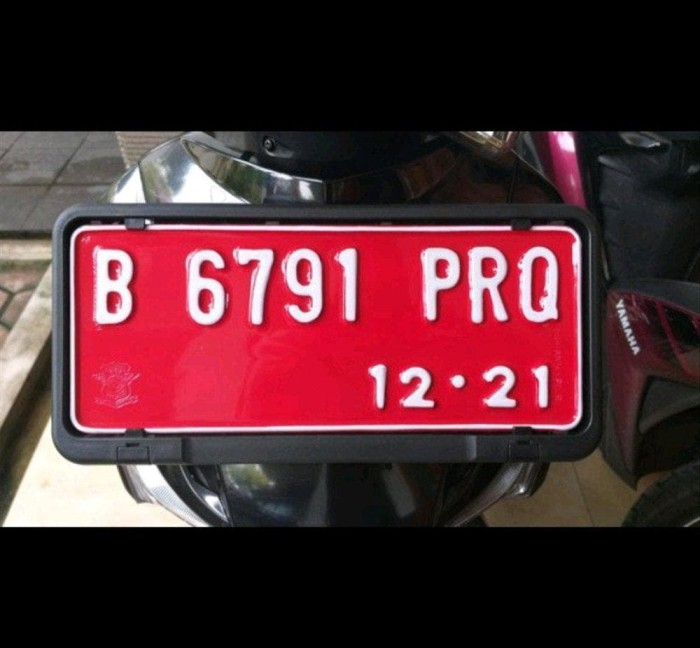
#> input picture data/platmerah.jpg, 700 x 648 px
$ python cache.py
#> lines starting #> are read from the running program, lines starting #| are printed output that depends on the picture; after the words box and inside, x2 and y2 are one past the last pixel; in counts of white or black regions, pixels touching at a corner belong together
import cv2 as cv
import numpy as np
from matplotlib import pyplot as plt

# Fungsi untuk mengklasifikasikan warna kendaraan
def classify_color(mask_black, mask_white, mask_yellow, mask_red):
    # Hitung jumlah piksel warna pada setiap mask
    count_black = cv.countNonZero(mask_black)
    count_white = cv.countNonZero(mask_white)
    count_yellow = cv.countNonZero(mask_yellow)
    count_red = cv.countNonZero(mask_red)

    # Klasifikasi berdasarkan jumlah piksel warna
    if count_red > count_black and count_red > count_white and count_red > count_yellow:
        return "Kendaraan Pemerintah"
    elif count_black > count_white and count_black > count_yellow and count_black > count_red:
        return "Kendaraan Pribadi"
    elif count_white > count_black and count_white > count_yellow and count_white > count_red:
        return "Kendaraan Pribadi"
    elif count_yellow > count_black and count_yellow > count_white and count_yellow > count_red:
        return "Kendaraan Umum"
    else:
        return "Tidak Diketahui"

# Fungsi untuk melakukan segmentasi warna pada citra HSV
def segment_color(hsv_plate):
    # Tentukan rentang warna untuk hitam, putih, kuning, dan merah
    lower_black = np.array([0, 0, 0])
    upper_black = np.array([180, 255, 30])

    lower_white = np.array([0, 0, 200])
    upper_white = np.array([180, 30, 255])

    lower_yellow = np.array([20, 100, 100])
    upper_yellow = np.array([40, 255, 255])

    lower_red1 = np.array([0, 100, 100])
    upper_red1 = np.array([10, 255, 255])
    lower_red2 = np.array([160, 100, 100])
    upper_red2 = np.array([180, 255, 255])

    # Buat mask untuk setiap warna
    mask_black = cv.inRange(hsv_plate, lower_black, upper_black)
    mask_white = cv.inRange(hsv_plate, lower_white, upper_white)
    mask_yellow = cv.inRange(hsv_plate, lower_yellow, upper_yellow)
    mask_red1 = cv.inRange(hsv_plate, lower_red1, upper_red1)
    mask_red2 = cv.inRange(hsv_plate, lower_red2, upper_red2)
    mask_red = cv.bitwise_or(mask_red1, mask_red2)

    return mask_black, mask_white, mask_yellow, mask_red

# Load gambar plat nomor
img = cv.imread('data/platmerah.jpg')
#> img is the input picture: shape (648, 700, 3); mean B, G, R 46.9, 41.1, 78.3

# Prapengolahan
# Normalisasi Cahaya
kernel = cv.getStructuringElement(cv.MORPH_ELLIPSE, (20, 20))
img_opening = cv.morphologyEx(img, cv.MORPH_OPEN, kernel)
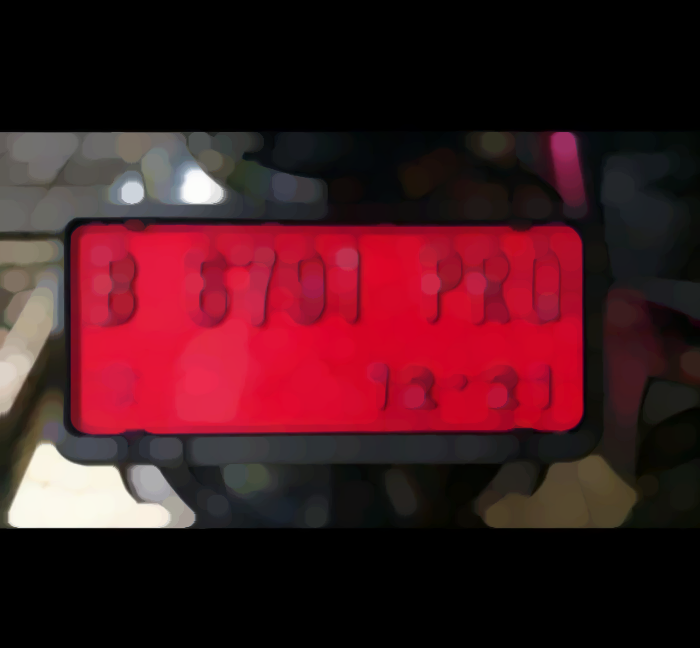
#> img_opening: shape (648, 700, 3); mean B, G, R 31.4, 25.2, 68.5
img_norm = img - img_opening

# Konversi citra keabuan (grayscale)
img_gray = cv.cvtColor(img_norm, cv.COLOR_BGR2GRAY)
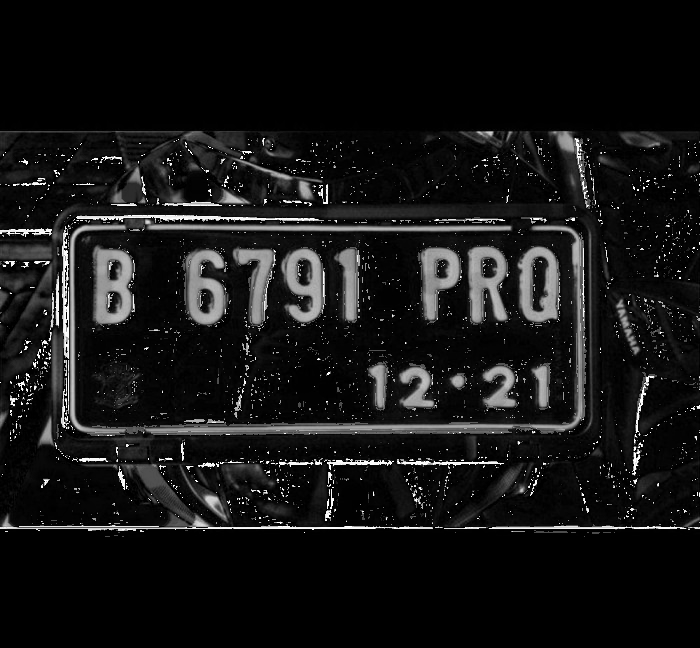
#> img_gray: shape (648, 700); min 0, max 255, mean 20.9

# Thresholding menggunakan metode Otsu
_, img_thresh = cv.threshold(img_gray, 0, 255, cv.THRESH_BINARY + cv.THRESH_OTSU)
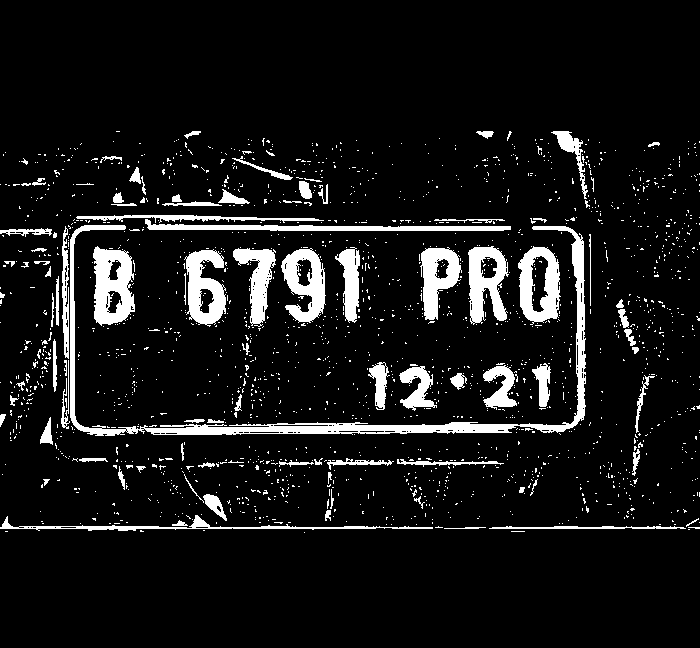
#> img_thresh: shape (648, 700); 8.8% white; 1848 white regions (1750 under 20 px)

# Deteksi plat menggunakan contours
contours_vehicle, _ = cv.findContours(img_thresh, cv.RETR_TREE, cv.CHAIN_APPROX_SIMPLE)
#> contours_vehicle = 2068 contours, 1988 with area under 20; largest, box (x1, y1, x2, y2) and area: (70, 225, 586, 436) 6004, (93, 246, 135, 326) 2546, (518, 246, 561, 325) 2530, (281, 248, 326, 323) 2076, (184, 249, 226, 327) 2061

# Cek jumlah contours
index_plate_candidate = []

for contour_vehicle in contours_vehicle:
    x, y, w, h = cv.boundingRect(contour_vehicle)
    aspect_ratio = w / h
    if w >= 200 and aspect_ratio <= 4:
        index_plate_candidate.append(contour_vehicle)
#> this loop made 2068 passes
#> (x, y, w, h, aspect_ratio) on passes 1, 5, 7: (304, 532, 1, 1, 1), (140, 530, 4, 2, 2), (688, 527, 12, 2, 6)
#> after the loop, index_plate_candidate = 1 contour; box (x1, y1, x2, y2) and area: (70, 225, 586, 436) 6004

if len(index_plate_candidate) == 0:
    print("Plat nomor tidak ditemukan")
else:
    plate_candidate = max(index_plate_candidate, key=cv.contourArea)
#> plate_candidate = contour of 536 points, box (x1, y1, x2, y2) (70, 225, 586, 436), area 6004
    x_plate, y_plate, w_plate, h_plate = cv.boundingRect(plate_candidate)
#> x_plate = 70; y_plate = 225; w_plate = 516; h_plate = 211
    cv.rectangle(img, (x_plate, y_plate), (x_plate + w_plate, y_plate + h_plate), (0, 255, 0), 5)
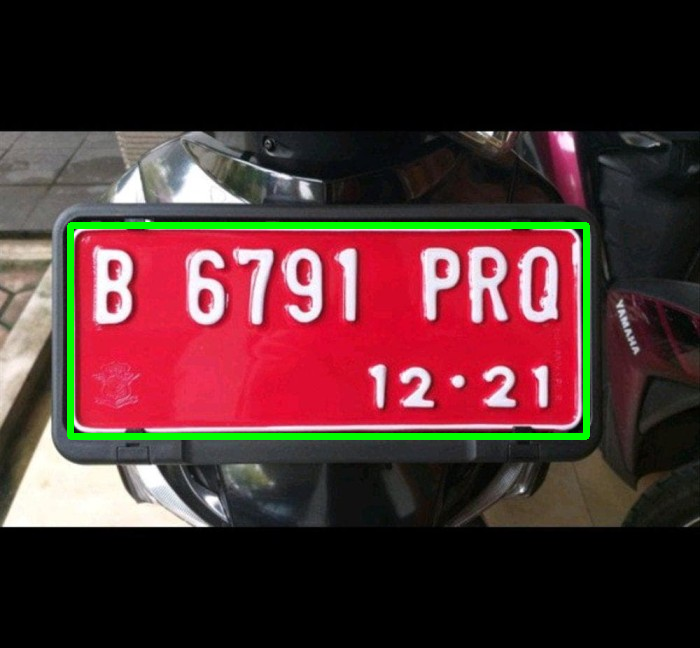
#> img: shape (648, 700, 3); 2.24% of pixels changed, all inside (x1, y1, x2, y2) = (67, 222, 590, 440)
    plate_roi = img[y_plate:y_plate + h_plate, x_plate:x_plate + w_plate]
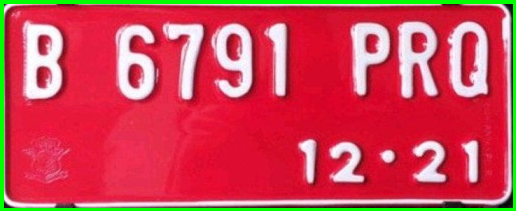
#> plate_roi: shape (211, 516, 3); mean B, G, R 84.2, 69.2, 205.6

    # Crop gambar menggunakan koordinat plat nomor yang terdeteksi
    cropped_img = img[y_plate:y_plate + h_plate, x_plate:x_plate + w_plate]

    # Segmentasi Warna
    # Konversi ke model warna HSV
    hsv_plate = cv.cvtColor(cropped_img, cv.COLOR_BGR2HSV)
#> hsv_plate: shape (211, 516, 3); mean H, S, V 165.8, 189.5, 217.7

    # Lakukan segmentasi warna pada citra HSV
    mask_black, mask_white, mask_yellow, mask_red = segment_color(hsv_plate)
#> in segment_color, `mask_black = cv.inRange(hsv_plate, lower_black, upper_black)`: mask_black: shape (211, 516); 0.21% white; 13 white regions (10 under 20 px), largest, box (x1, y1, x2, y2) and area: (498, 193, 513, 208) 94, (446, 204, 469, 208) 60, (507, 4, 513, 18) 38
#> in segment_color, `mask_white = cv.inRange(hsv_plate, lower_white, upper_white)`:
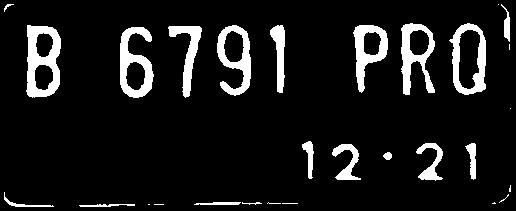
#> mask_white: shape (211, 516); 9.7% white; 29 white regions (10 under 20 px), largest, box (x1, y1, x2, y2) and area: (26, 25, 61, 98) 1508, (120, 27, 154, 98) 1222, (401, 23, 435, 95) 1140
#> in segment_color, `mask_yellow = cv.inRange(hsv_plate, lower_yellow, upper_yellow)`: mask_yellow: shape (211, 516); every value is 0
#> in segment_color, `mask_red2 = cv.inRange(hsv_plate, lower_red2, upper_red2)`:
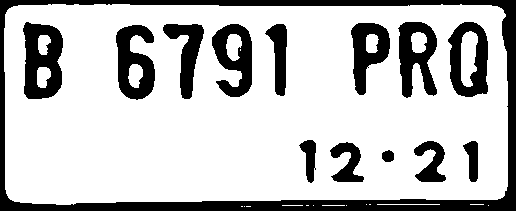
#> mask_red2: shape (211, 516); 76.2% white; 14 black regions, largest, box (x1, y1, x2, y2) and area: (0, 0, 516, 211) 10523, (23, 22, 63, 99) 2164, (116, 25, 155, 100) 1834

    # Klasifikasikan warna kendaraan
    classification = classify_color(mask_black, mask_white, mask_yellow, mask_red)
#> in classify_color, `count_black = cv.countNonZero(mask_black)`: count_black = 231
#> in classify_color, `count_white = cv.countNonZero(mask_white)`: count_white = 10558
#> in classify_color, `count_yellow = cv.countNonZero(mask_yellow)`: count_yellow = 0
#> in classify_color, `count_red = cv.countNonZero(mask_red)`: count_red = 82912
#> classification = 'Kendaraan Pemerintah'

    # Tampilkan hasil
    plt.imshow(cv.cvtColor(img, cv.COLOR_BGR2RGB))
    plt.axis('off')

    # Tampilkan klasifikasi kendaraan berdasarkan warna plat nomor
    plt.text(10, 20, classification, fontsize=12, color='red', bbox=dict(facecolor='white', alpha=0.5))

    plt.show()
